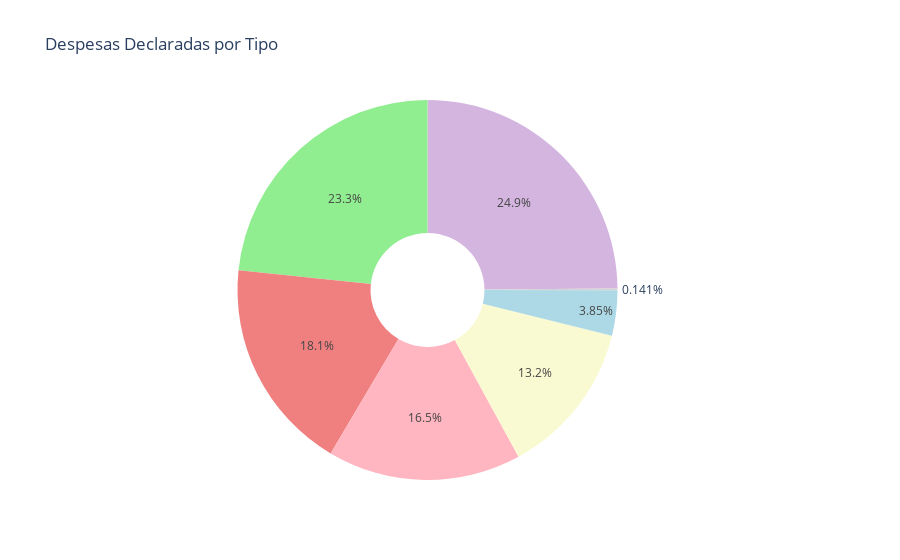

The notebook cell this image was saved under:
### Markdown cell above
### 3.3 Despesa Declarada por Tipo de despesa

Tipos de despesas existentes e quais são as maiores.

### Code cell
# Agrupamos as despesas por tipo e somamos os valores
despesas_por_tipo = ceaps_2019_2022.groupby('TIPO_DESPESA')['VALOR_REEMBOLSADO'].sum().reset_index().sort_values(by='VALOR_REEMBOLSADO', ascending=False).head(10)

# Criando o gráfico
fig = go.Figure()

# Adicionando uma série de dados ao gráfico (gráfico de pizza)
fig.add_trace(go.Pie(
    labels=despesas_por_tipo['TIPO_DESPESA'],
    values=despesas_por_tipo['VALOR_REEMBOLSADO'],
    hole=0.3,  # Faz um gráfico de pizza com um buraco no meio (opcional)
    marker=dict(colors=['#D3B5E0', 'lightgreen', 'lightcoral', 'lightpink', 'lightgoldenrodyellow', 'lightblue', 'lightgray', 'lightyellow', 'lightcyan', 'lightsteelblue'])
))

# Configurando o layout
fig.update_layout(
    title='Despesas Declaradas por Tipo ',
    legend=dict(
        traceorder='normal',
        title='Tipos de Despesa',  # Adiciona um título à legenda
        itemclick='toggleothers'  # Permite clicar para alternar a visibilidade
    ),
    showlegend=False  # Exibe a legenda para identificar cada fatia
)

# Exibindo o gráfico
fig.show()

### Figure 1 — Plotly figure (JSON) as saved in the notebook; plotly's stock layout.template omitted (floating-point values rounded to 4 significant figures)
{"data": [{"hole": 0.3, "labels": ["Contratação de consultorias, assessorias, pesquisas, trabalhos técnicos e outros serviços de apoio ao exercício do mandato parlamentar", "Passagens aéreas, aquáticas e terrestres nacionais", "Locomoção, hospedagem, alimentação, combustíveis e lubrificantes", "Aluguel de imóveis para escritório político, compreendendo despesas concernentes a eles.", "Divulgação da atividade parlamentar", "Aquisição de material de consumo para uso no escritório político, inclusive aquisição ou locação de software, despesas postais, aquisição de publicações, locação de móveis e de equipamentos. ", "Serviços de Segurança Privada"], "marker": {"colors": ["#D3B5E0", "lightgreen", "lightcoral", "lightpink", "lightgoldenrodyellow", "lightblue", "lightgray", "lightyellow", "lightcyan", "lightsteelblue"]}, "type": "pie", "values": [24380000.0, 22870000.0, 17780000.0, 16140000.0, 12919144, 3775000.0, 138100.0]}], "layout": {"legend": {"itemclick": "toggleothers", "title": {"text": "Tipos de Despesa"}, "traceorder": "normal"}, "showlegend": false, "title": {"text": "Despesas Declaradas por Tipo "}}}
